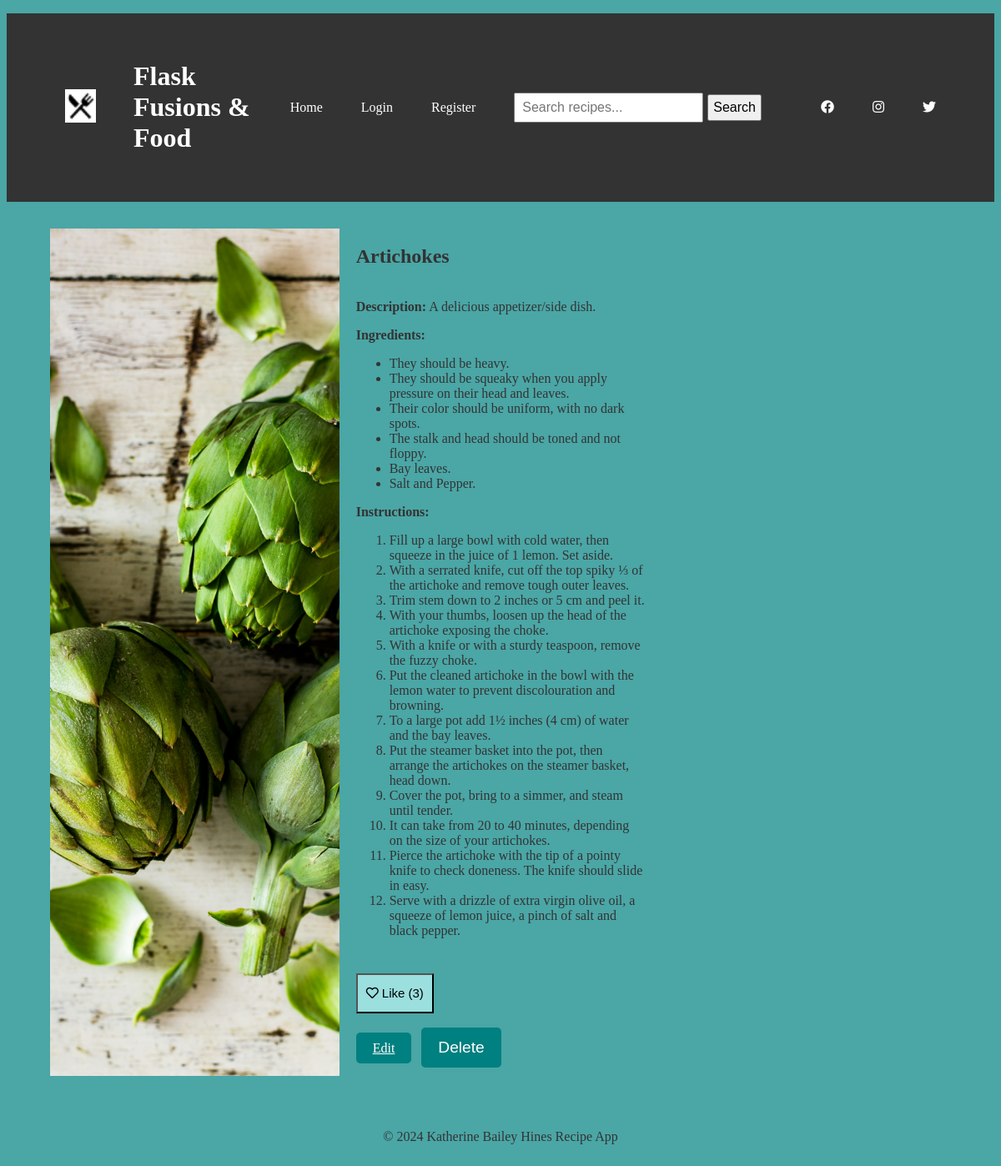
Page /view_recipe/8 on the earlier database version.
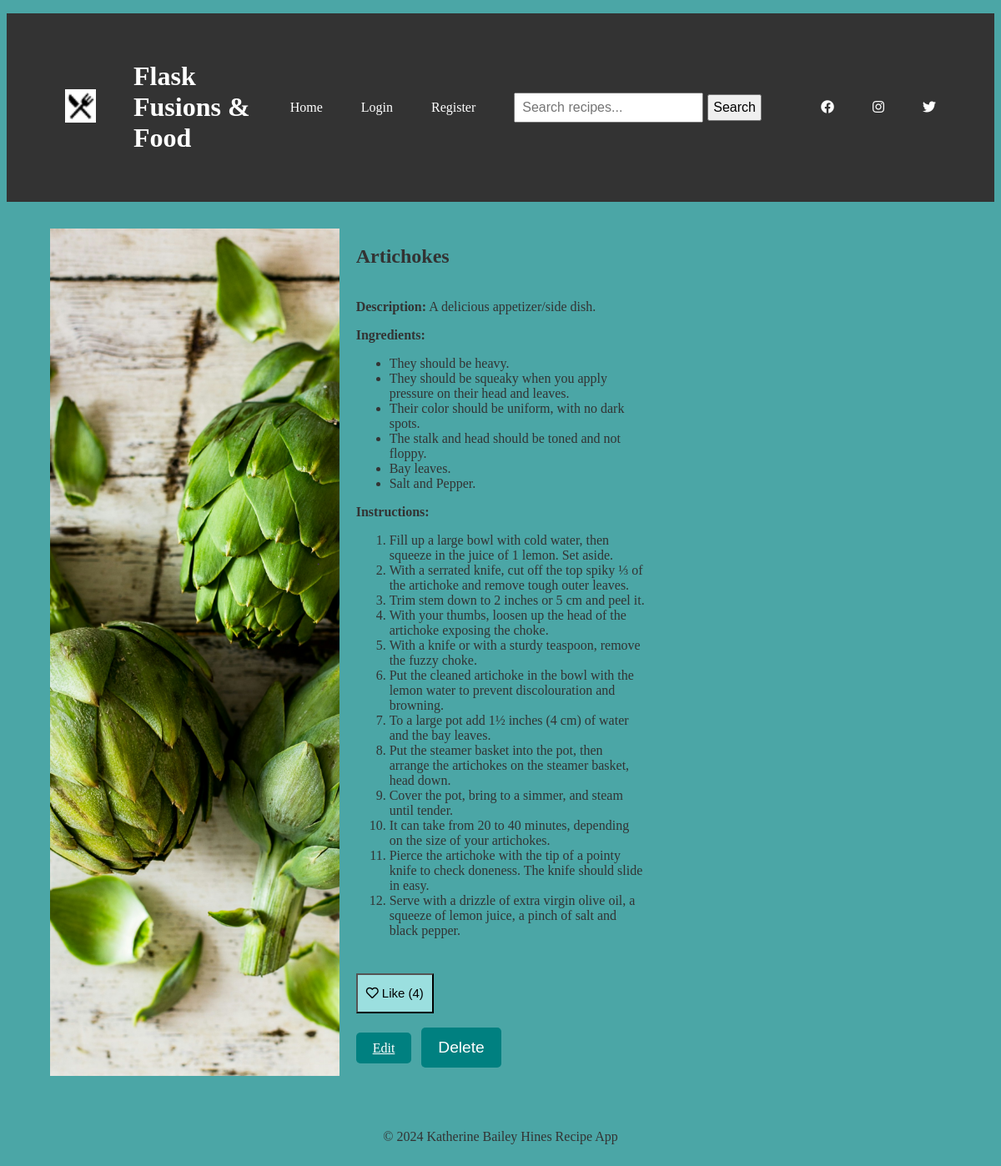
Same page on the later database version.
### app.py (models this page shows)
class Recipe(db.Model):
    id = db.Column(db.Integer, primary_key=True)
    title = db.Column(db.String(100), nullable=False)
    description = db.Column(db.Text, nullable=False)
    ingredients = db.Column(db.Text, nullable=False)
    instructions = db.Column(db.Text, nullable=False)
    image = db.Column(db.String(255), nullable=True)
    likes = db.Column(db.Integer, default=0)  # New field to store the number of likes
    category = db.Column(db.String(100), nullable=True)  # Add the category column
    user_id = db.Column(db.Integer, db.ForeignKey('user.id'), nullable=False)
    user = db.relationship('User', backref='recipes', lazy=True)

### app.py (the view)
@app.route('/view_recipe/<int:recipe_id>')
def view_recipe(recipe_id):
    recipe = Recipe.query.get(recipe_id)
    if recipe:
        likes_count = recipe.likes
        return render_template('view_recipe.html', recipe=recipe, likes_count=likes_count)
    else:
        return render_template('error.html', message='Recipe not found'), 404

### templates/view_recipe.html
{% extends 'base.html' %}
{% block content %}
<div class="recipe-container">
    <div class="recipe-image">
        <img src="{{ url_for('static', filename='images/' + recipe.image) }}" alt="Recipe Image">
    </div>
    <div class="recipe-details">
        <div class="recipe-header">
            <h2>{{ recipe.title }}</h2>
        </div>
        <div class="recipe-content">
            <p><strong>Description:</strong> {{ recipe.description }}</p>
            <p><strong>Ingredients:</strong></p>
            <ul>
                {% for ingredient in recipe.ingredients.split('\n') %}
                    {% if ingredient.strip() %}
                        <li>{{ ingredient.strip() }}</li>
                    {% endif %}
                {% endfor %}
            </ul>
            <p><strong>Instructions:</strong></p>
            <ol>
                {% for instruction in recipe.instructions.split('\n') %}
                    {% if instruction.strip() %}
                        <li>{{ instruction.strip() }}</li>
                    {% endif %}
                {% endfor %}
            </ol>
        </div>
        <div class="recipe-actions">
            <form method="POST" action="{{ url_for('like_recipe', recipe_id=recipe.id) }}">
                <button type="submit" class="btn like-button"><i class="far fa-heart"></i> Like ({{ recipe.likes }})</button>
            </form>
            <a href="{{ url_for('edit_recipe', recipe_id=recipe.id) }}" class="btn teal-button">Edit</a>
            <form action="{{ url_for('delete_recipe', recipe_id=recipe.id) }}" method="POST" style="display: inline;">
                <button type="submit" class="btn btn-danger">Delete</button>
            </form>
        </div>
    </div>
</div>
{% endblock %}

### templates/base.html (shortened to what this page needs)
<!DOCTYPE html>
<html lang="en">
<head>
    <link rel="stylesheet" href="{{ url_for('static', filename='main.css') }}">
    <link rel="stylesheet" href="https://cdnjs.cloudflare.com/ajax/libs/font-awesome/5.15.3/css/all.min.css">
</head>
<body>
    <header>
        <div class="container">
            <div class="header-left">
                <img src="/static/images/logo.png" alt="Logo" class="logo">
            </div>
            <div class="header-middle">
                <h1>Flask Fusions & Food</h1>
            </div>
            <div class="header-right">
                <nav>
                    <ul>
                        {% if current_user.is_authenticated %}
                            <li><a href="{{ url_for('index') }}">Home</a></li>
                            <li><a href="{{ url_for('add_recipe') }}">Add Recipe</a></li>
                            <li><a href="{{ url_for('logout') }}">Logout</a></li>
                        {% else %}
                            <li><a href="{{ url_for('index') }}">Home</a></li>
                            <li><a href="{{ url_for('login') }}">Login</a></li>
                            <li><a href="{{ url_for('register') }}">Register</a></li>
                        {% endif %}
                        <li>
                            <form class="search-form" action="{{ url_for('search') }}" method="GET">
                                <input type="text" name="query" placeholder="Search recipes...">
                                <button type="submit">Search</button>
                            </form>
                        </li>
                        <li class="social-media-link"><a href="URL_TO_FACEBOOK_PROFILE" target="_blank"><i class="fab fa-facebook"></i></a></li>
                        <li class="social-media-link"><a href="URL_TO_INSTAGRAM_PROFILE" target="_blank"><i class="fab fa-instagram"></i></a></li>
                        <li class="social-media-link"><a href="URL_TO_TWITTER_PROFILE" target="_blank"><i class="fab fa-twitter"></i></a></li>
                    </ul>
                </nav>
            </div>
        </div>
    </header>
    <main>
        {% block content %}
        {% endblock %}
    </main>
    <footer>
        <p>&copy; 2024 Katherine Bailey Hines Recipe App</p>
    </footer>
</body>
</html>

### static/main.css (style rules this page uses)
body { background: rgb(75, 166, 166); color: #333333; margin-top: 1rem; }
header { background-color: #333; color: #fff; padding: 1rem 0; }
.container { display: flex; justify-content: space-between; align-items: center; padding: 20px; }
.header-left { margin-right: 20px; margin-left: 50px; }
.header-middle { display: flex; flex-direction: column; margin-right: auto; }
.logo { width: 50px; height: auto; }
.header-left img { width: 37px; height: 40px; margin-right: 25px; animation: spin 2s infinite linear; }
.header-right { margin-left: auto; }
.header-right nav ul { list-style-type: none; margin: 0; padding: 0; display: flex; align-items: center; margin-left: auto; }
.header-right nav ul li:first-child { margin-right: auto; }
.header-right nav ul li:not(:last-child) { margin-right: 1rem; }
.header-right nav ul li { margin-right: 1rem; margin-left: 30px; }
.header-right nav ul li a { color: #fff; text-decoration: none; }
main { margin: 0 20px; padding: 2rem; min-height: calc(100vh - 15rem); }
.recipe-container { display: grid; grid-template-columns: repeat(auto-fill, minmax(300px, 1fr)); justify-content: center; gap: 20px; }
.recipe-image { width: 100%; height: auto; }
.recipe-details { display: grid; grid-template-rows: auto auto auto auto; row-gap: 10px; }
.recipe-container { display: grid; grid-template-columns: repeat(3, 1fr); grid-gap: 20px; }
.recipe-image img { width: 100%; height: 100%; object-fit: cover; }
.recipe-details p { margin-top: 0.5em; }
.recipe-actions { margin-top: 1em; }
.recipe-actions .btn { margin-right: 0.5rem; }
footer { text-align: center; padding: 1rem; }
input[type="text"], input[type="password"], textarea { height: 2rem; padding: 0.5rem; font-size: 1.2rem; }
button { height: 3rem; padding: 0.5rem 1rem; font-size: 1.2rem; }
.teal-button, .btn.btn-danger { background-color: teal; color: white; border: none; padding: 10px 20px; border-radius: 5px; cursor: pointer; }
.social-media-link { margin-right: 10px; }
.social-media-link:last-child { margin-right: 50px; }
.header-right nav ul:after { content: ""; display: block; flex-grow: 1; }
.fa-heart { display: inline-block; }
.btn.like-button { background-color:rgb(155, 223, 223); padding: 10px; max-height: 25 px; margin-bottom: 17px; font-size: 15px; }
.header-right nav ul li .search-form input[type="text"] { height: 1rem; font-size: 1rem; }
.header-right nav ul li .search-form button { height: 2rem; font-size: 1rem; margin-left: 5px; padding: 5px; margin-right: 25px; }
.header-right nav ul li .search-form { display: flex; align-items: center; }

Differences in the rows shown:
changed Recipe "Artichokes": likes "3" → "4"
